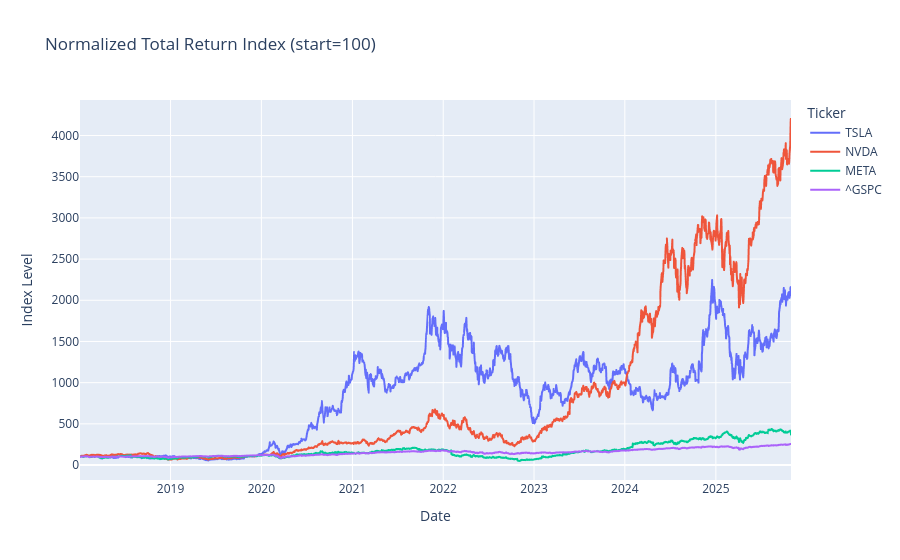

Source (notebook cell):
### Code cell
plot_normalized(total_return_idx[non_index_cols], title="Normalized Total Return Index (start=100)")

### Figure 1 — Plotly figure (JSON) as saved in the notebook; plotly's stock layout.template omitted (floating-point values rounded to 4 significant figures; data arrays with more than 128 entries replaced by an {"elided": "..."} marker saying what was removed)
{"data": [{"hovertemplate": "Ticker=TSLA<br>Date=%{x}<br>Index Level=%{y}<extra></extra>", "legendgroup": "TSLA", "line": {"color": "#636efa", "dash": "solid"}, "marker": {"symbol": "circle"}, "mode": "lines", "name": "TSLA", "showlegend": true, "type": "scattergl", "x": {"elided": "1969 str values"}, "xaxis": "x", "y": {"elided": "1969 float values"}, "yaxis": "y"}, {"hovertemplate": "Ticker=NVDA<br>Date=%{x}<br>Index Level=%{y}<extra></extra>", "legendgroup": "NVDA", "line": {"color": "#EF553B", "dash": "solid"}, "marker": {"symbol": "circle"}, "mode": "lines", "name": "NVDA", "showlegend": true, "type": "scattergl", "x": {"elided": "1969 str values"}, "xaxis": "x", "y": {"elided": "1969 float values"}, "yaxis": "y"}, {"hovertemplate": "Ticker=META<br>Date=%{x}<br>Index Level=%{y}<extra></extra>", "legendgroup": "META", "line": {"color": "#00cc96", "dash": "solid"}, "marker": {"symbol": "circle"}, "mode": "lines", "name": "META", "showlegend": true, "type": "scattergl", "x": {"elided": "1969 str values"}, "xaxis": "x", "y": {"elided": "1969 float values"}, "yaxis": "y"}, {"hovertemplate": "Ticker=^GSPC<br>Date=%{x}<br>Index Level=%{y}<extra></extra>", "legendgroup": "^GSPC", "line": {"color": "#ab63fa", "dash": "solid"}, "marker": {"symbol": "circle"}, "mode": "lines", "name": "^GSPC", "showlegend": true, "type": "scattergl", "x": {"elided": "1969 str values"}, "xaxis": "x", "y": {"elided": "1969 float values"}, "yaxis": "y"}], "layout": {"legend": {"title": {"text": "Ticker"}, "tracegroupgap": 0}, "title": {"text": "Normalized Total Return Index (start=100)"}, "xaxis": {"anchor": "y", "domain": [0, 1], "title": {"text": "Date"}}, "yaxis": {"anchor": "x", "domain": [0, 1], "title": {"text": "Index Level"}}}}
